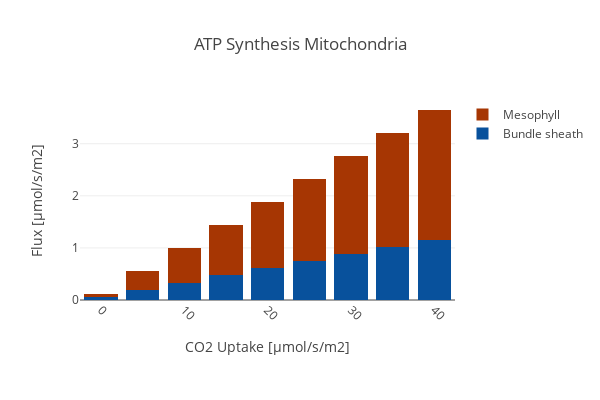

The code cell stored with this chart in its notebook:
### Code cell
create_bar_plot_met(D_fba, D_exp,
                    {'[M]_cplx5_m':'Mesophyll','[B]_cplx5_m': 'Bundle sheath'},'ATP_m',
                    'ATP Synthesis Mitochondria', xaxis_title, c3_model,
                    stacked = True, save_fig=save_fig)

### Figure 1 — Plotly figure (JSON) as saved in the notebook; plotly's stock layout.template omitted (floating-point values rounded to 4 significant figures)
{"data": [{"marker": {"color": "rgb(8,81,156)"}, "name": "Bundle sheath", "type": "bar", "uid": "a6496bd5-379d-44fe-af11-8a7124171e32", "x": [0, 5, 10, 15, 20, 25, 30, 35, 40], "y": [0.05946, 0.1969, 0.3344, 0.4719, 0.6094, 0.7469, 0.8844, 1.022, 1.159]}, {"marker": {"color": "rgb(166,54,3)"}, "name": "Mesophyll", "type": "bar", "uid": "a59499d5-e0dc-43e7-9714-86253e502c75", "x": [0, 5, 10, 15, 20, 25, 30, 35, 40], "y": [0.05946, 0.363, 0.6666, 0.9701, 1.274, 1.577, 1.881, 2.184, 2.488]}], "layout": {"barmode": "stack", "height": 400, "margin": {"b": 100}, "title": "ATP Synthesis Mitochondria", "width": 600, "xaxis": {"autorange": true, "range": [-2.5, 42.5], "tickangle": 45, "title": "CO2 Uptake [µmol/s/m2]", "type": "linear"}, "yaxis": {"autorange": true, "range": [0, 3.839], "title": "Flux [µmol/s/m2]", "type": "linear"}}}
